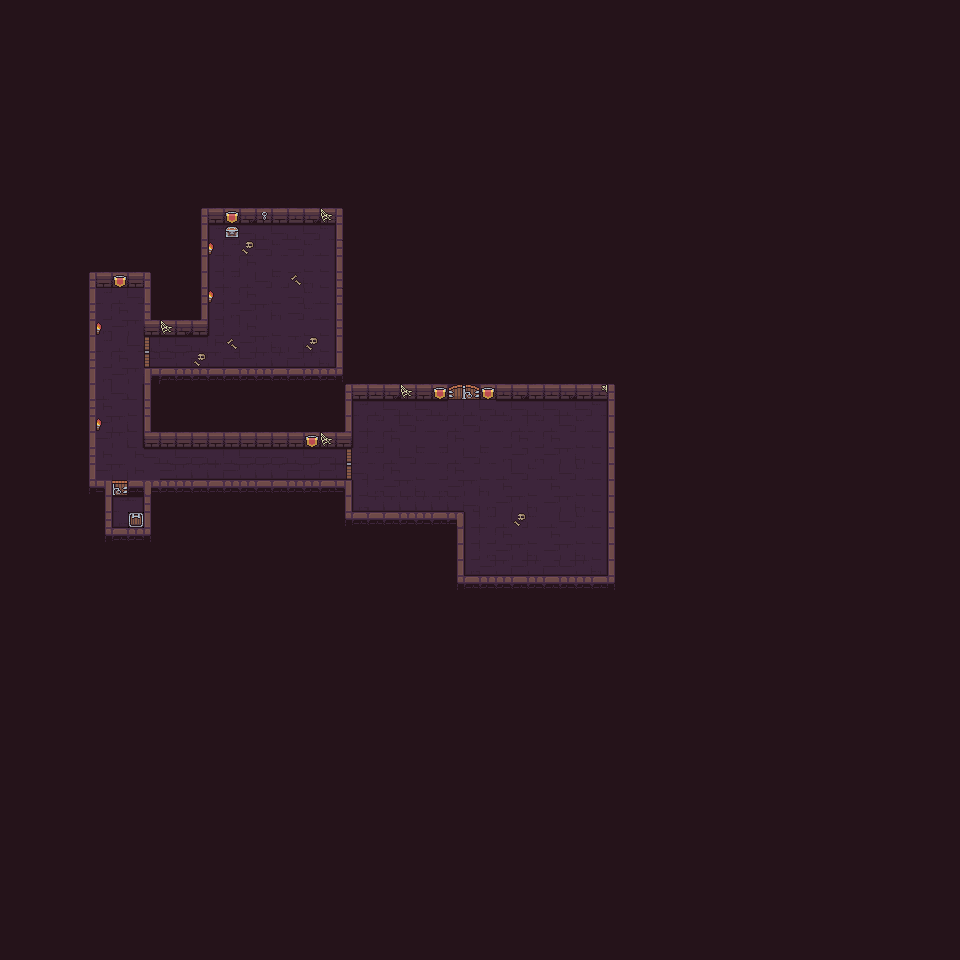

A level layout from a 2D game, rendered from its tile map. Below: a short description, then the map file with tile-grid data replaced by summaries:
An orthogonal 60x60 tile map with 16x16 px tiles, 2 tile layers (Floor, Decoration) and 66 objects (33x collision, first_locked_door, 1_spawnpoint, first_open_door, chest, ...).

<map version="1.10" tiledversion="1.10.2" orientation="orthogonal" renderorder="right-down" width="60" height="60" tilewidth="16" tileheight="16" infinite="0" nextlayerid="6" nextobjectid="93">
 <tileset firstgid="1" source="Dungeon_Tileset.tsx" />
 <layer id="1" name="Floor" width="60" height="60" locked="1">
  <data>[3600 cells, 3600 non-empty, 49 distinct tile ids]</data>
 </layer>
 <layer id="3" name="Decoration" width="60" height="60" locked="1">
  <data>[3600 cells, 29 non-empty, 15 distinct tile ids]</data>
 </layer>
 <objectgroup id="5" name="Objs" locked="1">
  <object id="26" gid="96" x="408" y="405.818" width="24.1818" height="24.1818" />
  <object id="27" gid="94" x="527.455" y="430.727" width="16" height="16" />
  <object id="28" gid="78" x="573.818" y="452.909" width="16" height="16" />
  <object id="29" gid="78" x="365.091" y="507.273" width="16" height="16" />
  <object id="30" gid="69" x="380.727" y="510.909" width="16" height="16" />
  <object id="31" gid="50" x="391.455" y="508.727" width="18.7273" height="18.7273" />
  <object id="32" gid="50" x="485.273" y="421.091" width="21.8182" height="21.0909" />
  <object id="33" gid="50" x="355.636" y="417.455" width="16" height="16" />
  <object id="34" gid="60" x="430.727" y="416.909" width="16" height="16" />
  <object id="35" gid="60" x="353.273" y="431.273" width="16" height="16" />
  <object id="36" gid="60" x="372.182" y="508.545" width="19.2727" height="19.2727" />
  <object id="37" gid="60" x="510.182" y="415.273" width="17.0909" height="13.6364" />
  <object id="38" gid="78" x="366.727" y="427.818" width="16" height="16" />
  <object id="39" gid="86" x="586.475" y="407.636" width="23.7066" height="25.0909" />
  <object id="40" gid="91" x="223.818" y="448.545" width="16" height="16" />
  <object id="41" gid="91" x="370.545" y="400.182" width="16" height="16" />
  <object id="42" gid="2147483740" x="593.273" y="510.182" width="16" height="16" />
  <object id="43" gid="2147483740" x="593.273" y="439.273" width="16" height="16" />
  <object id="44" gid="95" x="285.273" y="450.727" width="16" height="16" />
  <object id="45" gid="78" x="425.273" y="453.818" width="16" height="16" />
 </objectgroup>
 <objectgroup id="2" name="Walls" opacity="0.52">
  <object id="3" type="collision" x="447.705" y="566.5" width="168.401" height="26.5" />
  <object id="4" type="collision" x="440.5" y="513.25" width="16.5" height="67.2803" />
  <object id="5" type="collision" x="344.25" y="505" width="112.628" height="22.25" />
  <object id="13" type="collision" x="134.795" y="473.205" width="211.091" height="39.1818" />
  <object id="14" type="collision" x="81.273" y="471.432" width="29.75" height="66.1136" />
  <object id="15" type="collision" x="143.909" y="407.5" width="202.341" height="39.75" />
  <object id="16" type="collision" x="324" y="366.25" width="27.75" height="44.8182" />
  <object id="17" type="collision" x="341.568" y="363.5" width="176.773" height="34.25" />
  <object id="18" type="collision" x="511.5" y="364" width="126.25" height="33.25" />
  <object id="19" type="collision" x="603.25" y="394.068" width="15.75" height="171.682" />
  <object id="20" type="collision" x="608.25" y="565" width="26.75" height="33.5" />
  <object id="22" type="first_locked_door" x="344.938" y="447.313" width="11.8125" height="33.3125" />
  <object id="47" name="1_spawnpoint" x="557.295" y="522.864">
   <point />
  </object>
  <object id="48" name="first_open_door" type="first_open_door" x="447.091" y="394.727" width="33.8182" height="10.3636" />
  <object id="50" type="collision" x="518.273" y="514.091" width="6.90909" height="5.90909" />
  <object id="51" type="collision" x="430.023" y="442.886" width="7.27273" height="6.54545" />
  <object id="52" type="collision" x="488.432" y="406.114" width="10.4773" height="9.1591" />
  <object id="53" type="collision" x="492.727" y="412" width="10" height="4.75" />
  <object id="54" type="collision" x="515.091" y="404.545" width="8.1818" height="6.11364" />
  <object id="55" type="collision" x="533.455" y="422.182" width="5.81818" height="8.90909" />
  <object id="56" type="collision" x="579.818" y="439.341" width="7.2955" height="6.20455" />
  <object id="57" type="chest" x="589.795" y="391.568" width="15.0909" height="14" />
  <object id="58" type="chandelier" x="380.364" y="389.636" width="46.3636" height="25.8182" />
  <object id="59" type="collision" x="431.216" y="402" width="9.09091" height="6.72727" />
  <object id="60" type="collision" x="425.909" y="410.25" width="9.81818" height="4.90909" />
  <object id="61" type="collision" x="356.364" y="405.273" width="13.2727" height="10.7273" />
  <object id="62" type="collision" x="355.091" y="419.091" width="10.9091" height="9.27273" />
  <object id="63" type="collision" x="372" y="414.364" width="8.18182" height="5.81818" />
  <object id="64" type="collision" x="290" y="445.091" width="6.36364" height="5.63636" />
  <object id="65" type="collision" x="391.455" y="494.182" width="16.7273" height="11.4545" />
  <object id="66" type="collision" x="369.455" y="494.182" width="20.7273" height="11.2727" />
  <object id="67" name="first_door_spawnpoint" type="first_door_spawnpoint" x="117" y="305">
   <point />
  </object>
  <object id="77" name="collision" type="collision" x="59.3333" y="265.333" width="36" height="229.333" />
  <object id="78" x="-117.333" y="182.667" />
  <object id="79" name="collision" type="collision" x="75.4545" y="226.545" width="85.0909" height="60.1818" />
  <object id="80" type="collision" x="146" y="245.636" width="62.7273" height="91.2727" />
  <object id="81" type="collision" x="186.909" y="198.364" width="21.4545" height="47.8182" />
  <object id="82" type="collision" x="178.333" y="175" width="201.333" height="49.6667" />
  <object id="83" x="411.333" y="169.667" />
  <object id="84" type="collision" x="336" y="171" width="100.333" height="205.667" />
  <object id="85" type="collision" x="144.333" y="361.333" width="198.667" height="57.6667" />
  <object id="87" type="pass_first_locked_door" x="315" y="413.03" width="18.3333" height="119.333" />
  <object id="88" name="tp_locked_door" type="tp_locked_door" x="375" y="461.667">
   <point />
  </object>
  <object id="89" type="dont_use_exit" x="140.364" y="337.455" width="11.8182" height="30.9091" />
  <object id="90" type="dont_use_enter" x="165.636" y="337.455" width="8.54545" height="31.6364" />
  <object id="91" type="game_finished" x="82.3333" y="467" width="54.6667" height="6.66667" />
 </objectgroup>
</map>
